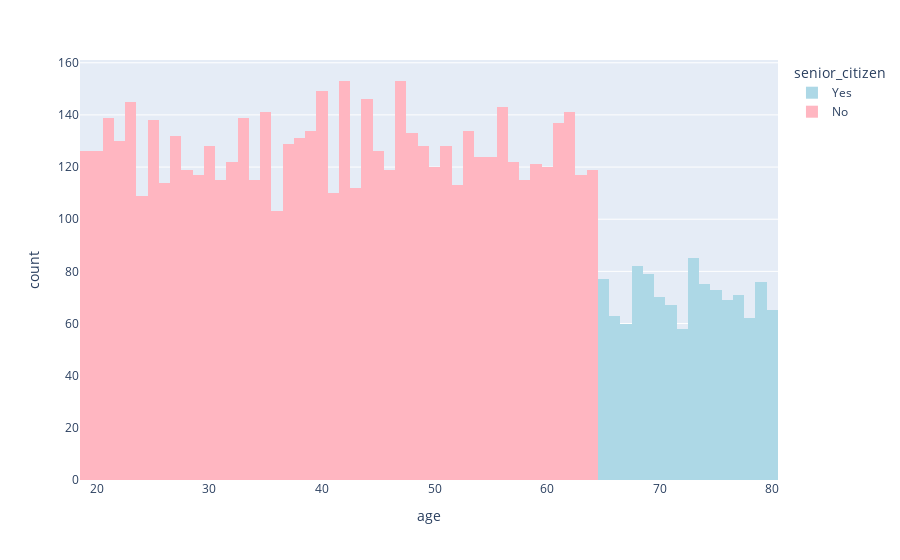

The notebook cell this image was saved under:
### Code cell
# To check min age that is considered as senior citizen
fig = px.histogram(train_df, x = 'age', color = 'senior_citizen',
                    color_discrete_sequence =['lightblue','lightpink'])
fig.show()

# age > 64 are considered as senior citizen,

### Figure 1 — Plotly figure (JSON) as saved in the notebook; plotly's stock layout.template omitted (floating-point values rounded to 4 significant figures; data arrays with more than 128 entries replaced by an {"elided": "..."} marker saying what was removed)
{"data": [{"alignmentgroup": "True", "bingroup": "x", "hovertemplate": "senior_citizen=Yes<br>age=%{x}<br>count=%{y}<extra></extra>", "legendgroup": "Yes", "marker": {"color": "lightblue", "pattern": {"shape": ""}}, "name": "Yes", "offsetgroup": "Yes", "orientation": "v", "showlegend": true, "type": "histogram", "x": {"elided": "1132 int values"}, "xaxis": "x", "yaxis": "y"}, {"alignmentgroup": "True", "bingroup": "x", "hovertemplate": "senior_citizen=No<br>age=%{x}<br>count=%{y}<extra></extra>", "legendgroup": "No", "marker": {"color": "lightpink", "pattern": {"shape": ""}}, "name": "No", "offsetgroup": "No", "orientation": "v", "showlegend": true, "type": "histogram", "x": {"elided": "5859 int values"}, "xaxis": "x", "yaxis": "y"}], "layout": {"barmode": "relative", "legend": {"title": {"text": "senior_citizen"}, "tracegroupgap": 0}, "margin": {"t": 60}, "xaxis": {"anchor": "y", "domain": [0, 1], "title": {"text": "age"}}, "yaxis": {"anchor": "x", "domain": [0, 1], "title": {"text": "count"}}}}
